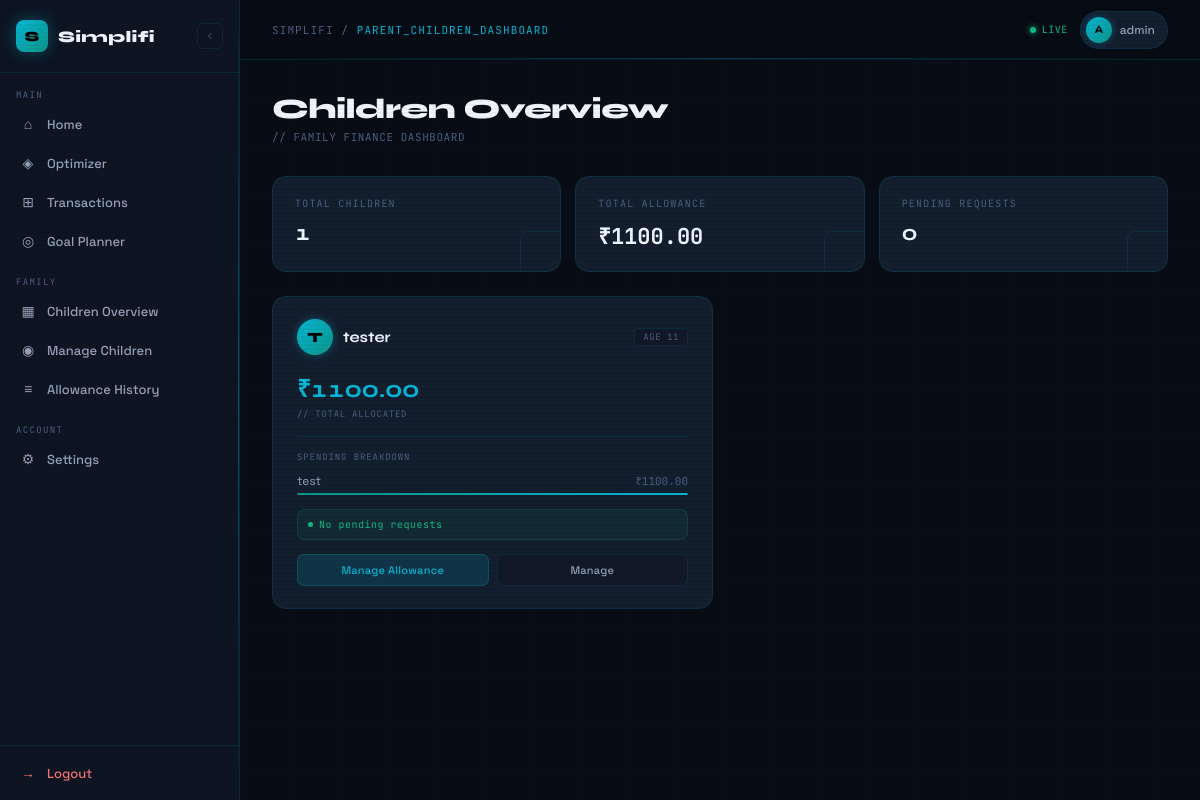
Screenshot of /children/overview/ (signed in) with the database file from the repository.
### accounts/models.py (models this page shows, shortened)
class User(AbstractUser):
    ROLE_CHOICES = (
        ("parent", "Parent"),
        ("child", "Child"),
    )
    role = models.CharField(
        max_length=20,
        choices=ROLE_CHOICES,
        default="parent"
    )
    phone = models.CharField(max_length=15, blank=True)
    income_range = models.CharField(
        max_length=50,
        choices=[
            ('<5L', 'Below 5L'),
            ('5-10L', '5–10L'),
            ('10-25L', '10–25L'),
            ('25L+', '25L+'),
        ],
        blank=True
    )

### children/models.py (models this page shows, shortened)
class ChildProfile(models.Model):
    parent = models.ForeignKey(
        User,
        on_delete=models.CASCADE,
        related_name="children"
    )
    child_user = models.OneToOneField(
        User,
        on_delete=models.CASCADE,
        related_name="child_profile"
    )
    age = models.IntegerField(null=True, blank=True)
    created_at = models.DateTimeField(auto_now_add=True)
    is_active = models.BooleanField(default=True)

class ExpenseCategory(models.Model):
    child = models.ForeignKey(
        ChildProfile,
        on_delete=models.CASCADE,
        related_name="categories"
    )
    name = models.CharField(max_length=200)
    allocated_amount = models.DecimalField(
        max_digits=10,
        decimal_places=2
    )
    created_at = models.DateTimeField(auto_now_add=True)
    class Meta:
        unique_together = ("child", "name")

### children/views.py (the view)
@login_required
def parent_children_dashboard(request):
    if request.user.role != "parent":
        return redirect("child_dashboard")
    children = ChildProfile.objects.filter(
        parent=request.user
    ).prefetch_related("categories", "fund_requests")
    children_data = []
    total_children = children.count()
    total_allowance = 0
    total_pending_requests = 0
    for child in children:
        categories = child.categories.all()
        total = categories.aggregate(
            total=Sum("allocated_amount")
        )["total"] or 0
        total_allowance += total
        pending_requests = child.fund_requests.filter(
            status="pending"
        ).count()
        total_pending_requests += pending_requests
        category_bars = []
        for cat in categories:
            percent = 0
            if total > 0:
                percent = (cat.allocated_amount / total) * 100
            category_bars.append({
                "name": cat.name,
                "amount": cat.allocated_amount,
                "percent": percent
            })
        children_data.append({
            "child": child,
            "total": total,
            "categories": category_bars,
            "pending_requests": pending_requests
        })
    return render(
        request,
        "children/parent_dashboard.html",
        {
            "children_data": children_data,
            "total_children": total_children,
            "total_allowance": total_allowance,
            "total_pending_requests": total_pending_requests
        }
    )

### children/templates/children/parent_dashboard.html (shortened to what this page needs)
{% extends "accounts/dashboard.html" %}
{% block content %}
<div class="page-header">
  <div>
    <div class="page-title">Children Overview</div>
    <div class="page-subtitle">// FAMILY FINANCE DASHBOARD</div>
  </div>
</div>
<div class="summary-strip" style="grid-template-columns:repeat(3,1fr);margin-bottom:24px;">
  <div class="stat-card delay-1">
    <div class="stat-corner"></div>
    <div class="stat-label">Total Children</div>
    <div class="stat-value">{{ total_children }}</div>
  </div>
  <div class="stat-card delay-2">
    <div class="stat-corner"></div>
    <div class="stat-label">Total Allowance</div>
    <div class="stat-value mono">₹{{ total_allowance|floatformat:2 }}</div>
  </div>
  <div class="stat-card delay-3">
    <div class="stat-corner"></div>
    <div class="stat-label">Pending Requests</div>
    <div class="stat-value" style="{% if total_pending_requests > 0 %}color:var(--amber);{% endif %}">
      {{ total_pending_requests }}
    </div>
  </div>
</div>
{% if children_data %}
<div class="children-overview-grid">
  {% for data in children_data %}
  <div class="child-overview-card">
    <div class="coc-header">
      <div class="coc-identity">
        <div class="coc-avatar">{{ data.child.child_user.username|first|upper }}</div>
        <div class="coc-name">{{ data.child.child_user.username }}</div>
      </div>
      <span class="coc-age">AGE {{ data.child.age }}</span>
    </div>
    <div class="coc-allowance">₹{{ data.total|floatformat:2 }}</div>
    <div class="coc-alloc-label">// Total Allocated</div>
    <div class="coc-divider"></div>
    <div class="spend-label">Spending Breakdown</div>
    <div class="spend-rows">
      {% for cat in data.categories %}
      <div class="spend-row">
        <div class="spend-row-header">
          <span class="spend-row-name">{{ cat.name }}</span>
          <span class="spend-row-amt">₹{{ cat.amount }}</span>
        </div>
        <div class="spend-bar-track">
          <div class="spend-bar-fill" style="width:{{ cat.percent }}%"></div>
        </div>
      </div>
      {% endfor %}
    </div>
    <div class="coc-request-status {% if data.pending_requests > 0 %}rs-pending{% else %}rs-clear{% endif %}">
      <div class="rs-dot"></div>
      {% if data.pending_requests > 0 %}
        {{ data.pending_requests }} request pending review
      {% else %}
        No pending requests
      {% endif %}
    </div>
    <div class="coc-actions">
      <a href="{% url 'manage_allowance' data.child.id %}" class="coc-btn coc-btn-primary">
        Manage Allowance
      </a>
      <a href="{% url 'children_list' %}" class="coc-btn coc-btn-secondary">
        Manage
      </a>
    </div>
  </div>
  {% endfor %}
</div>
{% else %}
<div style="font-family:'JetBrains Mono',monospace;font-size:12px;color:var(--ink-3);padding:40px 0;text-align:center;">
  // No children added yet
</div>
{% endif %}
{% endblock %}

### accounts/templates/accounts/dashboard.html (shortened to what this page needs)
{% load static %}
<!DOCTYPE html>
<html lang="en">
<head>
</head>
<body>
<div class="shell">
  <aside class="sidebar" id="sidebar">
    <div class="sidebar-logo">
      <div class="logo-mark" onclick="toggleSidebar()">S</div>
      <span class="logo-text">Simplifi</span>
      <button class="toggle-btn" onclick="toggleSidebar()" title="Collapse">
        <svg width="12" height="12" fill="none" stroke="currentColor" stroke-width="2" viewBox="0 0 24 24">
          <path d="M15 18l-6-6 6-6"/>
        </svg>
      </button>
    </div>
    <nav>
      {% if request.user.role == "parent" %}
        <div class="nav-section-label">Main</div>
        <a href="{% url 'dashboard_home' %}" class="nav-link {% if request.resolver_match.url_name == 'dashboard_home' %}active{% endif %}">
          <span class="nav-icon">⌂</span>
          <span class="nav-label">Home</span>
        </a>
        <a href="{% url 'finance_overview' %}" class="nav-link {% if request.resolver_match.url_name == 'finance_overview' %}active{% endif %}">
          <span class="nav-icon">◈</span>
          <span class="nav-label">Optimizer</span>
        </a>
        <a href="{% url 'transactions' %}" class="nav-link {% if request.resolver_match.url_name == 'transactions' %}active{% endif %}">
          <span class="nav-icon">⊞</span>
          <span class="nav-label">Transactions</span>
        </a>
        <a href="{% url 'goal_dashboard' %}" class="nav-link {% if request.resolver_match.url_name == 'goal_dashboard' %}active{% endif %}">
          <span class="nav-icon">◎</span>
          <span class="nav-label">Goal Planner</span>
        </a>
        <div class="nav-section-label" style="margin-top:8px;">Family</div>
        <a href="{% url 'parent_children_dashboard' %}" class="nav-link">
          <span class="nav-icon">▦</span>
          <span class="nav-label">Children Overview</span>
        </a>
        <a href="{% url 'children_list' %}" class="nav-link {% if request.resolver_match.url_name == 'children_list' %}active{% endif %}">
          <span class="nav-icon">◉</span>
          <span class="nav-label">Manage Children</span>
        </a>
        <a href="{% url 'allowance_history' %}" class="nav-link">
          <span class="nav-icon">≡</span>
          <span class="nav-label">Allowance History</span>
        </a>
        <div class="nav-section-label" style="margin-top:8px;">Account</div>
        <a href="{% url 'settings_page' %}" class="nav-link {% if request.resolver_match.url_name == 'settings_page' %}active{% endif %}">
          <span class="nav-icon">⚙</span>
          <span class="nav-label">Settings</span>
        </a>
      {% endif %}
    </nav>
    <div class="sidebar-footer">
      <a href="{% url 'logout' %}" class="logout-link">
        <span class="nav-icon">→</span>
        <span class="logout-label">Logout</span>
      </a>
    </div>
  </aside>
  <div class="main" id="main">
    <div class="topbar">
      <div class="topbar-left">
        <div class="topbar-title">
          SIMPLIFI / <span>{{ request.resolver_match.url_name|upper|default:"DASHBOARD" }}</span>
        </div>
      </div>
      <div class="topbar-right">
        <div class="live-dot">
          <div class="live-pulse"></div>
          LIVE
        </div>
        <div class="user-chip">
          <div class="user-avatar">{{ request.user.username|first|upper }}</div>
          {{ request.user.username }}
        </div>
      </div>
    </div>
    <div class="content-area">
      {% block content %}{% endblock %}
    </div>
  </div>
</div>
</body>
</html>

### children/templates/children/parent_dashboard.html (style rules this page uses)
.children-overview-grid { display: grid; grid-template-columns: repeat(2, 1fr); gap: 14px; margin-top: 8px; }
.child-overview-card { background: var(--surface); border: 1px solid var(--border); border-radius: 14px; padding: 22px 24px; position: relative; overflow: hidden; transition: border-color 0.3s, transform 0.3s, box-shadow 0.3s; animation: cardIn 0.5s cubic-bezier(0.16,1,0.3,1) both; }
.child-overview-card::before { content: ''; position: absolute; top: 0; left: 0; right: 0; height: 1px; background: linear-gradient(90deg, transparent, var(--cyan), transparent); opacity: 0; transition: opacity 0.3s; }
.child-overview-card:nth-child(1) { animation-delay: 0.05s; }
.coc-header { display: flex; align-items: center; justify-content: space-between; margin-bottom: 16px; }
.coc-identity { display: flex; align-items: center; gap: 10px; }
.coc-avatar { width: 36px; height: 36px; border-radius: 50%; background: linear-gradient(135deg, var(--cyan), var(--teal)); display: flex; align-items: center; justify-content: center; font-family: 'Syne', sans-serif; font-weight: 800; font-size: 14px; color: #000; box-shadow: 0 0 10px var(--cyan-glow); flex-shrink: 0; }
.coc-name { font-family: 'Syne', sans-serif; font-size: 15px; font-weight: 700; color: var(--ink); }
.coc-age { font-family: 'JetBrains Mono', monospace; font-size: 9px; color: var(--ink-3); background: var(--bg-3); border: 1px solid var(--border); padding: 2px 8px; border-radius: 4px; letter-spacing: 0.06em; text-transform: uppercase; }
.coc-allowance { font-family: 'Syne', sans-serif; font-size: 24px; font-weight: 700; color: var(--cyan); font-variant-numeric: tabular-nums; margin-bottom: 4px; }
.coc-alloc-label { font-family: 'JetBrains Mono', monospace; font-size: 9px; color: var(--ink-3); letter-spacing: 0.08em; text-transform: uppercase; margin-bottom: 16px; }
.coc-divider { height: 1px; background: var(--border); margin-bottom: 14px; }
.spend-label { font-family: 'JetBrains Mono', monospace; font-size: 9px; letter-spacing: 0.1em; text-transform: uppercase; color: var(--ink-3); margin-bottom: 10px; }
.spend-rows { display: flex; flex-direction: column; gap: 8px; margin-bottom: 14px; }
.spend-row-header { display: flex; justify-content: space-between; font-size: 12px; margin-bottom: 4px; }
.spend-row-name { color: var(--ink-2); }
.spend-row-amt { font-family: 'JetBrains Mono', monospace; color: var(--ink-3); font-size: 11px; }
.spend-bar-track { height: 2px; background: var(--bg-3); border-radius: 999px; overflow: hidden; }
.spend-bar-fill { height: 100%; background: linear-gradient(90deg, var(--teal), var(--cyan)); border-radius: 999px; box-shadow: 0 0 4px var(--cyan-glow); transition: width 0.8s cubic-bezier(0.16,1,0.3,1); }
.coc-request-status { display: flex; align-items: center; gap: 6px; padding: 8px 10px; border-radius: 8px; font-family: 'JetBrains Mono', monospace; font-size: 10px; letter-spacing: 0.05em; margin-bottom: 14px; }
.rs-clear { background: rgba(16,185,129,0.08); border: 1px solid rgba(16,185,129,0.15); color: var(--green); }
.rs-dot { width: 5px; height: 5px; border-radius: 50%; background: currentColor; }
.coc-actions { display: flex; gap: 8px; }
.coc-btn { flex: 1; text-align: center; padding: 8px; border-radius: 7px; font-size: 11px; font-weight: 500; text-decoration: none; transition: all 0.2s; font-family: 'Space Grotesk', sans-serif; letter-spacing: 0.02em; }
.coc-btn-primary { background: var(--cyan-dim); border: 1px solid var(--border-2); color: var(--cyan); }
.coc-btn-secondary { background: var(--bg-3); border: 1px solid var(--border); color: var(--ink-2); }

### rows the page displays
User: user.username|first "A", user.username "admin"
ChildProfile: child.child_user.username|first "T", child.child_user.username "tester", child.age "11", total "1100.00", {{ cat.percent }} 100.00 (drawn)
ExpenseCategory: name "test", amount "1100.00"

### other values shown
{{ request.resolver_match.url_name|upper|default:"DASHBOARD" }} "PARENT_CHILDREN_DASHBOARD"
{{ total_children }} "1"
{{ total_allowance|floatformat:2 }} "1100.00"
{{ total_pending_requests }} "0"
